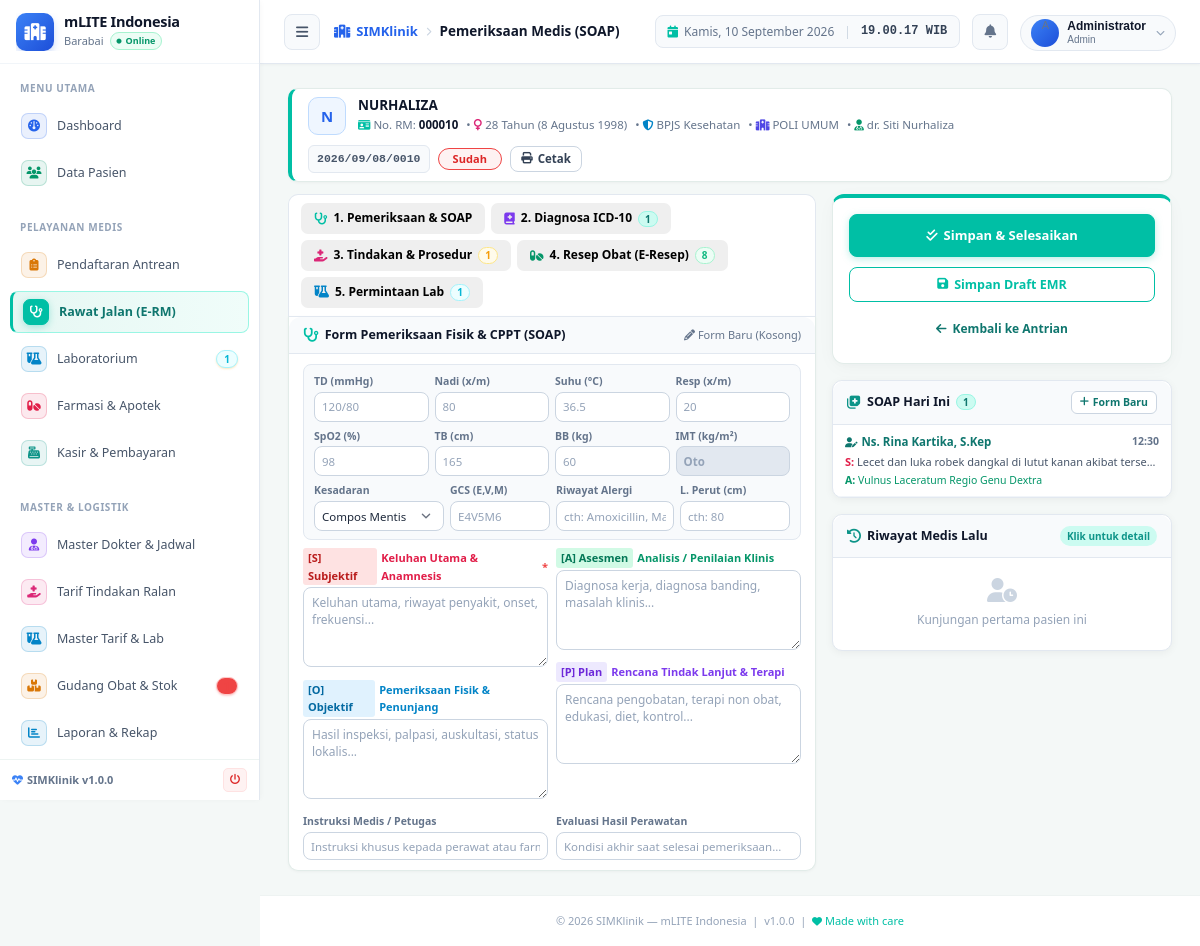
Page /modules/rekam_medis/periksa.php?no_rawat=2026/09/08/0010 (signed in) on the committed database.
### tables this page shows
CREATE TABLE IF NOT EXISTS `reg_periksa` (
  `no_reg` varchar(8) DEFAULT NULL,
  `no_rawat` varchar(17) NOT NULL,
  `tgl_registrasi` date DEFAULT NULL,
  `jam_reg` time DEFAULT NULL,
  `kd_dokter` varchar(20) DEFAULT NULL,
  `no_rkm_medis` varchar(15) DEFAULT NULL,
  `kd_poli` char(5) DEFAULT NULL,
  `p_jawab` varchar(100) DEFAULT NULL,
  `almt_pj` varchar(200) DEFAULT NULL,
  `hubunganpj` varchar(20) DEFAULT NULL,
  `biaya_reg` double DEFAULT NULL,
  `stts` enum('Belum','Sudah','Batal','Berkas Diterima','Dirujuk','Meninggal','Dirawat','Pulang Paksa') DEFAULT NULL,
  `stts_daftar` enum('-','Lama','Baru') NOT NULL,
  `status_lanjut` enum('Ralan','Ranap') NOT NULL,
  `kd_pj` char(3) NOT NULL,
  `umurdaftar` int DEFAULT NULL,
  `sttsumur` enum('Th','Bl','Hr') DEFAULT NULL,
  `status_bayar` enum('Sudah Bayar','Belum Bayar') NOT NULL,
  `status_poli` enum('Lama','Baru') NOT NULL,
  PRIMARY KEY (`no_rawat`),
  KEY `no_rkm_medis` (`no_rkm_medis`),
  KEY `kd_poli` (`kd_poli`),
  KEY `kd_pj` (`kd_pj`),
  KEY `status_lanjut` (`status_lanjut`),
  KEY `kd_dokter` (`kd_dokter`),
  KEY `status_bayar` (`status_bayar`) USING BTREE
);

CREATE TABLE IF NOT EXISTS `pasien` (
  `no_rkm_medis` varchar(15) NOT NULL,
  `nm_pasien` varchar(40) DEFAULT NULL,
  `no_ktp` varchar(20) DEFAULT NULL,
  `jk` enum('L','P') DEFAULT NULL,
  `tmp_lahir` varchar(15) DEFAULT NULL,
  `tgl_lahir` date DEFAULT NULL,
  `nm_ibu` varchar(40) NOT NULL,
  `alamat` varchar(200) DEFAULT NULL,
  `gol_darah` enum('A','B','O','AB','-') DEFAULT NULL,
  `pekerjaan` varchar(60) DEFAULT NULL,
  `stts_nikah` enum('BELUM MENIKAH','MENIKAH','JANDA','DUDHA','JOMBLO') DEFAULT NULL,
  `agama` varchar(12) DEFAULT NULL,
  `tgl_daftar` date DEFAULT NULL,
  `no_tlp` varchar(40) DEFAULT NULL,
  `umur` varchar(30) NOT NULL,
  `pnd` enum('TS','TK','SD','SMP','SMA','SLTA/SEDERAJAT','D1','D2','D3','D4','S1','S2','S3','-') NOT NULL,
  `keluarga` enum('AYAH','IBU','ISTRI','SUAMI','SAUDARA','ANAK') DEFAULT NULL,
  `namakeluarga` varchar(50) NOT NULL,
  `kd_pj` char(3) NOT NULL,
  `no_peserta` varchar(25) DEFAULT NULL,
  `kd_kel` varchar(100) NOT NULL,
  `kd_kec` int NOT NULL,
  `kd_kab` int NOT NULL,
  `pekerjaanpj` varchar(35) NOT NULL,
  `alamatpj` varchar(100) NOT NULL,
  `kelurahanpj` varchar(60) NOT NULL,
  `kecamatanpj` varchar(60) NOT NULL,
  `kabupatenpj` varchar(60) NOT NULL,
  `perusahaan_pasien` varchar(8) NOT NULL,
  `suku_bangsa` int NOT NULL,
  `bahasa_pasien` int NOT NULL,
  `cacat_fisik` int NOT NULL,
  `email` varchar(50) NOT NULL,
  `nip` varchar(30) NOT NULL,
  `kd_prop` int NOT NULL,
  `propinsipj` varchar(30) NOT NULL,
  PRIMARY KEY (`no_rkm_medis`),
  KEY `kd_pj` (`kd_pj`),
  KEY `kd_kec` (`kd_kec`),
  KEY `kd_kab` (`kd_kab`),
  KEY `nm_pasien` (`nm_pasien`),
  KEY `alamat` (`alamat`),
  KEY `kd_kel_2` (`kd_kel`),
  KEY `no_ktp` (`no_ktp`),
  KEY `no_peserta` (`no_peserta`),
  KEY `perusahaan_pasien` (`perusahaan_pasien`) USING BTREE,
  KEY `suku_bangsa` (`suku_bangsa`) USING BTREE,
  KEY `bahasa_pasien` (`bahasa_pasien`) USING BTREE,
  KEY `cacat_fisik` (`cacat_fisik`) USING BTREE,
  KEY `kd_prop` (`kd_prop`) USING BTREE
);

CREATE TABLE IF NOT EXISTS `penjab` (
  `kd_pj` char(3) NOT NULL,
  `png_jawab` varchar(30) NOT NULL,
  `nama_perusahaan` varchar(60) NOT NULL,
  `alamat_asuransi` varchar(130) NOT NULL,
  `no_telp` varchar(40) NOT NULL,
  `attn` varchar(60) NOT NULL,
  `status` enum('0','1') NOT NULL,
  PRIMARY KEY (`kd_pj`)
);

CREATE TABLE IF NOT EXISTS `poliklinik` (
  `kd_poli` char(5) NOT NULL DEFAULT '',
  `nm_poli` varchar(50) DEFAULT NULL,
  `registrasi` double NOT NULL,
  `registrasilama` double NOT NULL,
  `status` enum('0','1') NOT NULL,
  PRIMARY KEY (`kd_poli`),
  KEY `nm_poli` (`nm_poli`),
  KEY `registrasi` (`registrasi`),
  KEY `registrasilama` (`registrasilama`)
);

CREATE TABLE IF NOT EXISTS `dokter` (
  `kd_dokter` varchar(20) NOT NULL,
  `nm_dokter` varchar(50) DEFAULT NULL,
  `jk` enum('L','P') DEFAULT NULL,
  `tmp_lahir` varchar(20) DEFAULT NULL,
  `tgl_lahir` date DEFAULT NULL,
  `gol_drh` enum('A','B','O','AB','-') DEFAULT NULL,
  `agama` varchar(12) DEFAULT NULL,
  `almt_tgl` varchar(60) DEFAULT NULL,
  `no_telp` varchar(13) DEFAULT NULL,
  `stts_nikah` enum('BELUM MENIKAH','MENIKAH','JANDA','DUDHA','JOMBLO') DEFAULT NULL,
  `kd_sps` char(5) DEFAULT NULL,
  `alumni` varchar(60) DEFAULT NULL,
  `no_ijn_praktek` varchar(120) DEFAULT NULL,
  `status` enum('0','1') NOT NULL,
  PRIMARY KEY (`kd_dokter`),
  KEY `kd_sps` (`kd_sps`),
  KEY `nm_dokter` (`nm_dokter`),
  KEY `jk` (`jk`),
  KEY `tmp_lahir` (`tmp_lahir`),
  KEY `tgl_lahir` (`tgl_lahir`),
  KEY `gol_drh` (`gol_drh`),
  KEY `agama` (`agama`),
  KEY `almt_tgl` (`almt_tgl`),
  KEY `no_telp` (`no_telp`),
  KEY `stts_nikah` (`stts_nikah`),
  KEY `alumni` (`alumni`),
  KEY `no_ijn_praktek` (`no_ijn_praktek`),
  KEY `kd_dokter` (`kd_dokter`),
  KEY `status` (`status`)
);

CREATE TABLE IF NOT EXISTS `pemeriksaan_ralan` (
  `no_rawat` varchar(17) NOT NULL,
  `tgl_perawatan` date NOT NULL,
  `jam_rawat` time NOT NULL,
  `suhu_tubuh` varchar(5) DEFAULT NULL,
  `tensi` varchar(8) NOT NULL,
  `nadi` varchar(3) DEFAULT NULL,
  `respirasi` varchar(3) DEFAULT NULL,
  `tinggi` varchar(5) DEFAULT NULL,
  `berat` varchar(5) DEFAULT NULL,
  `spo2` varchar(3) NOT NULL,
  `gcs` varchar(10) DEFAULT NULL,
  `kesadaran` enum('Compos Mentis','Somnolence','Sopor','Coma') NOT NULL,
  `keluhan` text,
  `pemeriksaan` text,
  `alergi` varchar(50) DEFAULT NULL,
  `lingkar_perut` varchar(5) DEFAULT NULL,
  `rtl` text NOT NULL,
  `penilaian` text NOT NULL,
  `instruksi` text NOT NULL,
  `evaluasi` text NOT NULL,
  `nip` varchar(20) NOT NULL,
  PRIMARY KEY (`no_rawat`,`tgl_perawatan`,`jam_rawat`) USING BTREE,
  KEY `no_rawat` (`no_rawat`),
  KEY `nip` (`nip`) USING BTREE
);

### modules/rekam_medis/periksa.php (the view, shortened to what the rows shown need)
<?php
require_once dirname(__DIR__, 2) . '/config.php';
require_once dirname(__DIR__, 2) . '/includes/functions.php';
$no_rawat = sanitize($_GET['no_rawat'] ?? '');
$rawat_esc = $conn->real_escape_string($no_rawat);
$res = $conn->query("
    SELECT r.*, p.nm_pasien, p.jk, p.tgl_lahir, p.no_ktp, p.no_peserta,
           p.alamat, p.gol_darah, p.no_tlp,
           d.nm_dokter, d.kd_dokter,
           pol.nm_poli, pj.png_jawab as nm_penjab
    FROM reg_periksa r
    JOIN pasien p ON r.no_rkm_medis = p.no_rkm_medis
    LEFT JOIN dokter d ON r.kd_dokter = d.kd_dokter
    LEFT JOIN poliklinik pol ON r.kd_poli = pol.kd_poli
    LEFT JOIN penjab pj ON p.kd_pj = pj.kd_pj
    WHERE r.no_rawat = '$rawat_esc'
    LIMIT 1
");
$pasien = $res->fetch_assoc();
require_once dirname(__DIR__, 2) . '/includes/bpjs_antrean.php';
require_once dirname(__DIR__, 2) . '/includes/pcare_service.php';
$today_soaps_res = $conn->query("
    SELECT pr.*,
           COALESCE(pg.nama, pt.nama, d.nm_dokter, pr.nip, '-') as nama_petugas
    FROM pemeriksaan_ralan pr
    LEFT JOIN pegawai pg ON pr.nip = pg.nik
    LEFT JOIN petugas pt ON pr.nip = pt.nip
    LEFT JOIN dokter d ON pr.nip = d.kd_dokter
    WHERE pr.no_rawat = '$rawat_esc'
    ORDER BY pr.tgl_perawatan ASC, pr.jam_rawat ASC
");
$today_soaps = [];
if ($today_soaps_res) {
    while ($row = $today_soaps_res->fetch_assoc()) $today_soaps[] = $row;
}
include dirname(__DIR__, 2) . '/includes/header.php';
?>
<div class="card" style="border-left:4px solid var(--primary-600);background:#ffffff;box-shadow:0 1px 3px rgba(0,0,0,0.04);border-radius:10px;margin-bottom:12px;">
  <div class="card-body" style="padding:8px 16px;">
    <div style="display:flex;justify-content:space-between;align-items:center;flex-wrap:wrap;gap:10px;">
      <div style="display:flex;align-items:center;gap:12px;">
        <div style="width:38px;height:38px;border-radius:10px;background:#eff6ff;border:1px solid #bfdbfe;display:flex;align-items:center;justify-content:center;font-size:15px;font-weight:800;color:#2563eb;flex-shrink:0;">
          <?= strtoupper(substr($pasien['nm_pasien'], 0, 1)) ?>
        </div>
        <div>
          <div style="font-size:13.5px;font-weight:800;color:#0f172a;line-height:1.2;"><?= htmlspecialchars($pasien['nm_pasien']) ?></div>
          <div style="font-size:11.5px;color:#64748b;margin-top:3px;display:flex;align-items:center;gap:8px;flex-wrap:wrap;">
            <span><i class="fas fa-id-card text-primary" style="font-size:11px;"></i> No. RM: <strong style="color:#0f172a;"><?= $pasien['no_rkm_medis'] ?></strong></span>
            <span>&bull; <?= icon_jk($pasien['jk']) ?> <?= hitung_umur($pasien['tgl_lahir']) ?> (<?= !empty($pasien['tgl_lahir']) ? tgl_indo($pasien['tgl_lahir']) : '-' ?>)</span>
            <span>&bull; <i class="fas fa-shield-alt" style="color:#0284c7;font-size:11px;"></i> <?= htmlspecialchars($pasien['nm_penjab'] ?? 'Umum') ?></span>
            <span>&bull; <i class="fas fa-hospital" style="color:#4f46e5;font-size:11px;"></i> <?= htmlspecialchars($pasien['nm_poli']) ?></span>
            <span>&bull; <i class="fas fa-user-md" style="color:#059669;font-size:11px;"></i> <?= htmlspecialchars($pasien['nm_dokter'] ?: '-') ?></span>
          </div>
        </div>
      </div>
      <div style="display:flex;align-items:center;gap:8px;">
        <span style="font-size:11.5px;font-family:monospace;background:#f8fafc;border:1px solid #e2e8f0;padding:4px 8px;border-radius:6px;color:#475569;font-weight:600;">
          <?= $pasien['no_rawat'] ?>
        </span>
        <?= badge_status($pasien['stts']) ?>
        <a href="<?= BASE_URL ?>modules/rekam_medis/cetak_resume.php?no_rawat=<?= urlencode($no_rawat) ?>" target="_blank"
           class="btn btn-sm btn-outline" style="padding:4px 10px;font-size:11.5px;display:inline-flex;align-items:center;gap:5px;border-color:#cbd5e1;color:#334155;" title="Cetak Ringkasan Medis">
          <i class="fas fa-print"></i> Cetak
        </a>
      </div>
    </div>
  </div>
</div>
<form method="POST" action="" id="formEMR">
  <div style="display:grid;grid-template-columns:1fr 340px;gap:16px;align-items:start;">
    <div style="display:flex;flex-direction:column;gap:16px;">
      <div class="card" style="box-shadow:0 2px 8px rgba(0,0,0,0.05);border-radius:10px;border:1px solid #e2e8f0;overflow:hidden;">
        <div class="card-body" style="padding:0;max-height:220px;overflow-y:auto;" id="todaySoapListContainer">
          <?php if (empty($today_soaps)): ?>
            <div style="font-size:11.5px;color:#94a3b8;text-align:center;padding:16px 12px;">
              <i class="fas fa-edit" style="font-size:18px;margin-bottom:4px;color:#cbd5e1;display:block;"></i>
              Belum ada entri SOAP hari ini.<br><span style="font-size:10.5px;">Form masih kosong, silakan isi data.</span>
            </div>
          <?php else: ?>
            <div style="display:flex;flex-direction:column;">
              <?php foreach ($today_soaps as $idx => $ts): ?>
                <div class="soap-today-item" onclick="loadSoapDataToForm(<?= $idx ?>)" style="padding:8px 12px;border-bottom:1px solid #f1f5f9;cursor:pointer;transition:all 0.15s ease;" onmouseover="this.style.background='#f0fdf4'" onmouseout="this.style.background='transparent'" title="Klik untuk memuat data SOAP ini ke form">
                  <div style="display:flex;align-items:center;justify-content:space-between;margin-bottom:2px;">
                    <span style="font-size:11.5px;font-weight:700;color:#0f766e;display:flex;align-items:center;gap:4px;">
                      <i class="fas fa-user-edit" style="font-size:10px;"></i> <?= htmlspecialchars($ts['nama_petugas']) ?>
                    </span>
                    <span style="font-size:10.5px;color:#64748b;font-weight:600;"><?= substr($ts['jam_rawat'], 0, 5) ?></span>
                  </div>
                  <div style="font-size:11px;color:#475569;white-space:nowrap;overflow:hidden;text-overflow:ellipsis;">
                    <strong style="color:#e11d48;">S:</strong> <?= htmlspecialchars($ts['keluhan'] ?: '-') ?>
                  </div>
                  <?php if (!empty($ts['penilaian'])): ?>
                    <div style="font-size:10.5px;color:#059669;white-space:nowrap;overflow:hidden;text-overflow:ellipsis;margin-top:1px;">
                      <strong>A:</strong> <?= htmlspecialchars($ts['penilaian']) ?>
                    </div>
                  <?php endif; ?>
                </div>
              <?php endforeach; ?>
            </div>
          <?php endif; ?>
        </div>
      </div>
    </div>
  </div>
</form>
<?php include dirname(__DIR__, 2) . '/includes/footer.php'; ?>

### includes/functions.php (shortened to what the rows shown need)
<?php
function badge_status(string $status): string {
    $map = [
        'Belum'            => 'badge-status-warning',
        'Menunggu'         => 'badge-status-warning',
        'TTV'              => 'badge-status-ttv',
        'Sudah'            => 'badge-status-danger',
        'Selesai'          => 'badge-status-danger',
        'Batal'            => 'badge-status-warning',
        'Berkas Diterima'  => 'badge-status-info',
        'Dirujuk'          => 'badge-status-secondary',
        'Meninggal'        => 'badge-status-dark',
        'Dirawat'          => 'badge-status-success',
        'Sedang Dirawat'   => 'badge-status-success',
        'Pulang Paksa'     => 'badge-status-danger',
    ];
    $cls = $map[$status] ?? 'badge-status-secondary';
    return "<span class=\"badge {$cls}\">" . htmlspecialchars($status) . "</span>";
}
function icon_jk(string $jk): string {
    return $jk === 'L'
        ? '<i class="fas fa-mars text-blue" title="Laki-laki"></i>'
        : '<i class="fas fa-venus text-pink" title="Perempuan"></i>';
}
function sanitize(string $input): string {
    return htmlspecialchars(trim(strip_tags($input)), ENT_QUOTES, 'UTF-8');
}

### rows in the picture
reg_periksa: no_rkm_medis.nm_pasien "N", no_rkm_medis.nm_pasien "NURHALIZA", no_rkm_medis "000010", no_rkm_medis.tgl_lahir "28 Tahun", no_rkm_medis.tgl_lahir "8 Agustus 1998", kd_pj.png_jawab "BPJS Kesehatan", kd_poli.nm_poli "POLI UMUM", kd_dokter.nm_dokter "dr. Siti Nurhaliza", no_rawat "2026/09/08/0010", stts "Sudah"
pemeriksaan_ralan: nama_petugas "Ns. Rina Kartika, S.Kep", jam_rawat "12:30", keluhan "Lecet dan luka robek dangkal di lutut kanan akibat terse…", penilaian "Vulnus Laceratum Regio Genu Dextra"

### other values in the picture
INSTANSI_NAMA "mLITE Indonesia"
INSTANSI_KOTA "Barabai"
$sec['title'] "MENU UTAMA"
$item['label'] "Dashboard"
$item['label'] "Data Pasien"
$sec['title'] "PELAYANAN MEDIS"
$item['label'] "Pendaftaran Antrean"
$item['label'] "Rawat Jalan (E-RM)"
$item['label'] "Laboratorium"
$item['badge'] "1"
$item['label'] "Farmasi & Apotek"
$item['label'] "Kasir & Pembayaran"
$sec['title'] "MASTER & LOGISTIK"
$item['label'] "Master Dokter & Jadwal"
$item['label'] "Tarif Tindakan Ralan"
